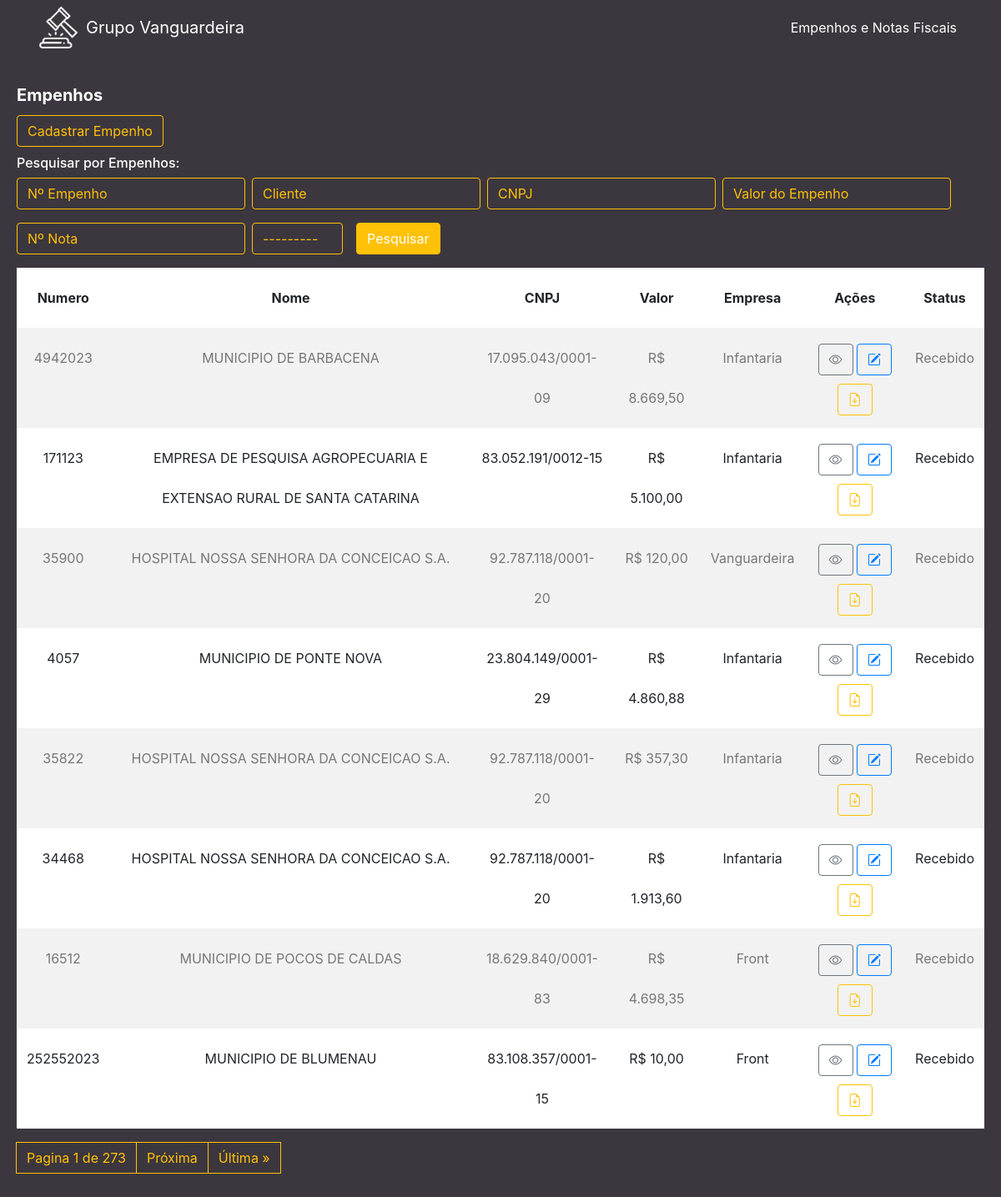
Before: / with the older database file.
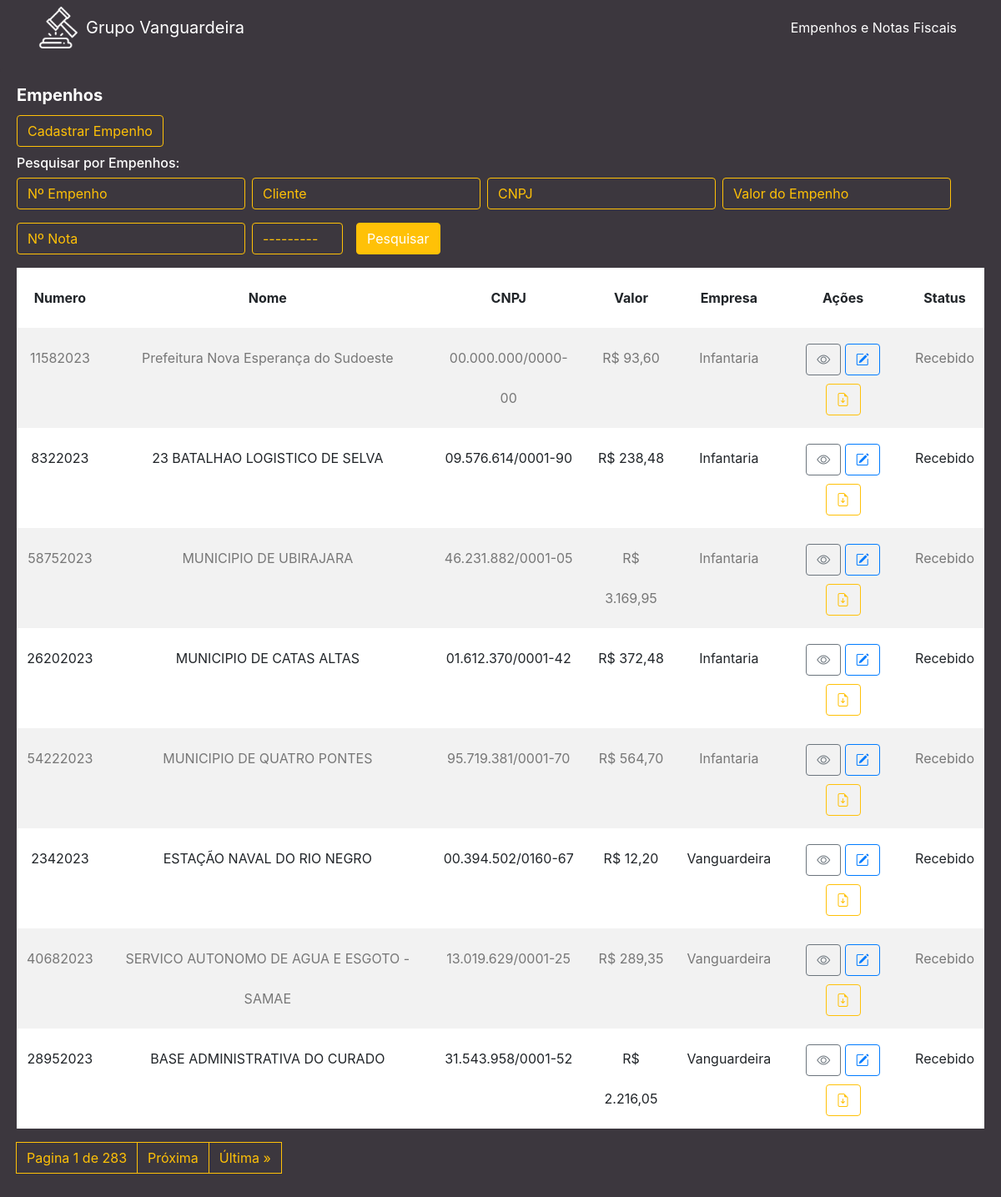
After: the same page with the newer database file.
### cliente/models.py (models this page shows, shortened)
class Cliente(models.Model):
    numero = models.CharField(max_length=255)
    nome = models.CharField(max_length=255)
    cnpj = models.CharField(max_length=255)
    data_criacao = models.DateTimeField(default=timezone.now)
    categoria = models.ForeignKey(Categoria, on_delete=models.DO_NOTHING)
    empresa = models.ForeignKey(Empresa, on_delete=models.DO_NOTHING)
    empenho = models.FileField(upload_to='empenhos/', max_length=500)
    nfe = models.FileField(upload_to='notas/', max_length=500, default='0', blank=True)
    n_nfe = models.CharField(max_length=255, blank=True)
    descricao = models.TextField(blank=True)
    valor = models.CharField(max_length=255)

class Empresa(models.Model):
    nome = models.CharField(max_length=255)
    def __str__(self):
        return self.nome

class Categoria(models.Model):
    nome = models.CharField(max_length=255)
    def __str__(self):
        return self.nome

### cliente/views.py (the view)
# urls.py: path('', views.cliente, name='cliente'),
def cliente(request):
    list_clientes = Cliente.objects.order_by('-data_criacao')
    myFilter = ClienteFilter(request.GET, queryset=list_clientes)
    list_clientes = myFilter.qs
    paginator = Paginator(list_clientes, 8)
    page = request.GET.get('page')
    list_clientes = paginator.get_page(page)
    return render(request, 'cliente/cliente.html', {'clientes': list_clientes, 'myFilter': myFilter})

### cliente/templates/cliente/cliente.html (shortened to what the changed rows need)
{% extends 'base.html' %}
{% load widget_tweaks %}
{% block conteudo %}
<div class="content mt-3">
    <div class="card">
        <div class="card-body">
            <table class="table table-striped ">
                <thead>
                    <tr>
                        <th scope="col" class="text-center">Numero</th>
                        <th scope="col" class="text-center">Nome</th>
                        <th scope="col" class="text-center">CNPJ</th>
                        <th scope="col" class="text-center">Valor</th>
                        <th scope="col" class="text-center">Empresa</th>
                        <th scope="col" class="text-center">Ações</th>
                        <th scope="col" class="text-center">Status</th>
                    </tr>
                </thead>
                <tbody>
                    {% for cliente in clientes %}
                    <tr>
                        <td class="text-center">{{ cliente.numero }}</td>
                        <td class="text-center">{{ cliente.nome }}</td>
                        <td class="text-center">{{ cliente.cnpj }}</td>
                        <td class="text-center">R$ {{ cliente.valor }}</td>
                        <td class="text-center">{{ cliente.empresa }}</td>
                        <td class="text-center">
                            <a href="/cliente/detalhe/{{ cliente.id }}" class="btn btn-outline-secondary"><i class="bi bi-eye"></i></a>
                            <a href="/cliente/edit/{{ cliente.id }}/" class="btn btn-outline-primary"><i class="bi bi-pencil-square"></i></a>
                            <a href="{{ cliente.empenho.url }}" class="btn btn-outline-warning" target="_blank"><i class="bi bi-file-earmark-arrow-down"></i></a>
                        </td>
                        {% if cliente.categoria_id == 2 %}
                        <td class="text-center" style="background-color: red; color: white;">{{ cliente.categoria }}</td>
                        {% elif cliente.categoria_id == 3 %}
                        <td class="text-center" style="background-color: green; color: white;">{{ cliente.categoria }}</td>
                        {% else %}
                        <td class="text-center">{{ cliente.categoria }}</td>
                        {% endif %}
                    </tr>
                    {% endfor %}
                </tbody>
            </table>
            <nav aria-label="Page navigation example">
                <ul class="pagination">
                    <a class="page-link" href="#">Pagina {{ clientes.number }} de {{ clientes.paginator.num_pages }}</a>
                    {% if clientes.has_next %}
                        <a class="page-link" href="{{ request.get_full_path }}?&page={{ clientes.next_page_number }}">Próxima</a>
                        <a class="page-link" href="{{ request.get_full_path }}?&page={{ clientes.paginator.num_pages }}">Última &raquo;</a>
                    {% endif %}
                </ul>
            </nav>
        </div>
    </div>
</div>
{% endblock %}

Changed rows visible on the page:
no longer on this page (row unchanged): Cliente: numero "4942023", nome "MUNICIPIO DE BARBACENA", cnpj "17.095.043/0001-09", valor "8.669,50", empresa "Infantaria", categoria "Recebido"
no longer on this page (row unchanged): Cliente: numero "171123", nome "EMPRESA DE PESQUISA AGROPECUARIA E EXTENSAO RURAL DE SANTA CATARINA", cnpj "83.052.191/0012-15", valor "5.100,00", empresa "Infantaria", categoria "Recebido"
no longer on this page (row edited): Cliente: numero "35900", nome "HOSPITAL NOSSA SENHORA DA CONCEICAO S.A.", cnpj "92.787.118/0001-20", valor "120,00", empresa "Vanguardeira", categoria "Recebido"
no longer on this page (row unchanged): Cliente: numero "4057", nome "MUNICIPIO DE PONTE NOVA", cnpj "23.804.149/0001-29", valor "4.860,88", empresa "Infantaria", categoria "Recebido"
no longer on this page (row unchanged): Cliente: numero "35822", nome "HOSPITAL NOSSA SENHORA DA CONCEICAO S.A.", cnpj "92.787.118/0001-20", valor "357,30", empresa "Infantaria", categoria "Recebido"
no longer on this page (row unchanged): Cliente: numero "34468", nome "HOSPITAL NOSSA SENHORA DA CONCEICAO S.A.", cnpj "92.787.118/0001-20", valor "1.913,60", empresa "Infantaria", categoria "Recebido"
no longer on this page (row edited): Cliente: numero "16512", nome "MUNICIPIO DE POCOS DE CALDAS", cnpj "18.629.840/0001-83", valor "4.698,35", empresa "Front", categoria "Recebido"
no longer on this page (row unchanged): Cliente: numero "252552023", nome "MUNICIPIO DE BLUMENAU", cnpj "83.108.357/0001-15", valor "10,00", empresa "Front", categoria "Recebido"
added Cliente: numero "11582023", nome "Prefeitura Nova Esperança do Sudoeste", cnpj "00.000.000/0000-00", valor "93,60", empresa "Infantaria", categoria "Recebido"
added Cliente: numero "8322023", nome "23 BATALHAO LOGISTICO DE SELVA", cnpj "09.576.614/0001-90", valor "238,48", empresa "Infantaria", categoria "Recebido"
added Cliente: numero "58752023", nome "MUNICIPIO DE UBIRAJARA", cnpj "46.231.882/0001-05", valor "3.169,95", empresa "Infantaria", categoria "Recebido"
added Cliente: numero "26202023", nome "MUNICIPIO DE CATAS ALTAS", cnpj "01.612.370/0001-42", valor "372,48", empresa "Infantaria", categoria "Recebido"
added Cliente: numero "54222023", nome "MUNICIPIO DE QUATRO PONTES", cnpj "95.719.381/0001-70", valor "564,70", empresa "Infantaria", categoria "Recebido"
added Cliente: numero "2342023", nome "ESTAÇÃO NAVAL DO RIO NEGRO", cnpj "00.394.502/0160-67", valor "12,20", empresa "Vanguardeira", categoria "Recebido"
added Cliente: numero "40682023", nome "SERVICO AUTONOMO DE AGUA E ESGOTO - SAMAE", cnpj "13.019.629/0001-25", valor "289,35", empresa "Vanguardeira", categoria "Recebido"
added Cliente: numero "28952023", nome "BASE ADMINISTRATIVA DO CURADO", cnpj "31.543.958/0001-52", valor "2.216,05", empresa "Vanguardeira", categoria "Recebido"
Other visible differences:
{{ clientes.paginator.num_pages }}: "273" → "283"
